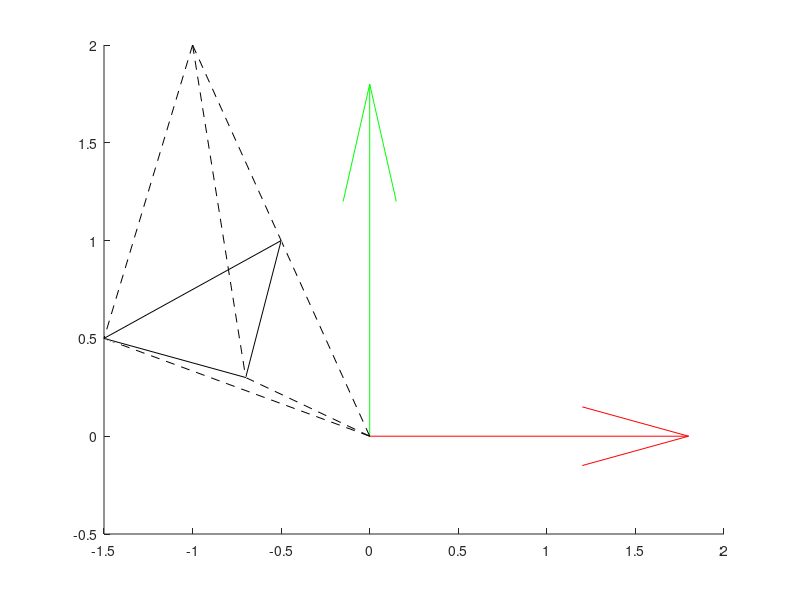

This chart was generated by the following MATLAB code:
A = [-0.5,-1.5,-0.7]; 
B = [1,0.5,0.3]; 
C = [1,1.5,2];
figure()
hold on
patch(A,B,C,'w','FaceAlpha',0.9) 
quiver3(0,0,0,2,0,0,'Color','r');
quiver3(0,0,0,0,2,0,'Color','g');
quiver3(0,0,0,0,0,2,'Color','b');
plot3([0,-0.5],[0,1],[0,1],'Color','k','linestyle','--');
plot3([0,-1.5],[0,0.5],[0,1.5],'Color','k','linestyle','--');
plot3([0,-0.7],[0,0.3],[0,2],'Color','k','linestyle','--');
plot3([-1,-0.5],[2,1],[3,1],'Color','k','linestyle','--');
plot3([-1,-1.5],[2,0.5],[3,1.5],'Color','k','linestyle','--');
plot3([-1,-0.7],[2,0.3],[3,2],'Color','k','linestyle','--');